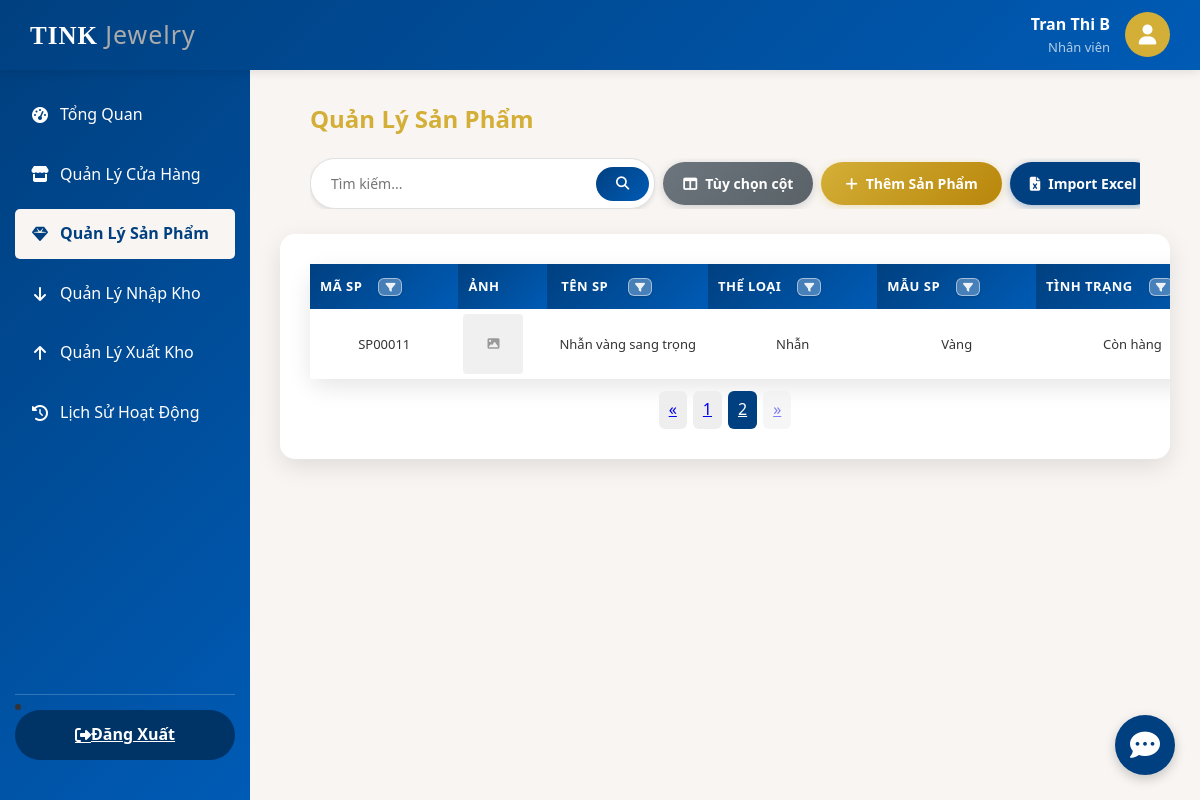
Page /admin/products.php?page=2 (signed in) on the committed database.
### tables this page shows
CREATE TABLE `sanpham` (
  `MaSP` char(7) NOT NULL,
  `TenSP` varchar(100) NOT NULL,
  `TheLoai` enum('Vòng tay','Vòng cổ','Khuyên tai','Nhẫn') NOT NULL,
  `MauSP` varchar(50) DEFAULT NULL,
  `TinhTrang` enum('Còn hàng','Hết hàng','Ngừng kinh doanh') DEFAULT 'Còn hàng',
  `SLTK` int(11) DEFAULT NULL CHECK (`SLTK` >= 0),
  `GiaBan` decimal(12,2) DEFAULT NULL CHECK (`GiaBan` > 0),
  `HinhAnh` varchar(255) DEFAULT NULL COMMENT 'Đường dẫn ảnh sản phẩm'
);

### admin/products.php (the view, shortened to what this page needs)
<?php
require_once '../config/db.php';
$userName = $_SESSION['username'] ?? 'Người dùng';
$userRole = $_SESSION['role'] ?? 'Nhân viên';
$search = $_GET['search'] ?? '';
$where = '';
$perPage = 10;
$page = isset($_GET['page']) ? max(1, (int)$_GET['page']) : 1;
$offset = ($page - 1) * $perPage;
$countStmt = $pdo->query("SELECT COUNT(*) as total FROM SANPHAM $where");
$totalRows = (int)($countStmt->fetch(PDO::FETCH_ASSOC)['total'] ?? 0);
$totalPages = max(1, (int)ceil($totalRows / $perPage));
$stmt = $pdo->prepare("SELECT * FROM SANPHAM $where ORDER BY MaSP LIMIT :limit OFFSET :offset");
$stmt->bindValue(':limit', $perPage, PDO::PARAM_INT);
$stmt->bindValue(':offset', $offset, PDO::PARAM_INT);
$stmt->execute();
$products = $stmt->fetchAll(PDO::FETCH_ASSOC);
?>
<!DOCTYPE html>
<html lang="vi">
<head>
    <link rel="stylesheet" href="../assets/css/style.css?v=<?php echo time(); ?>">
    <link rel="stylesheet" href="https://cdnjs.cloudflare.com/ajax/libs/font-awesome/6.4.0/css/all.min.css">
</head>
<body>
    <header class="header">
        <div class="logo">TINK <span>Jewelry</span></div>
        <div class="user-section">
            <div class="user-info">
                <div class="user-name"><?php echo htmlspecialchars($userName); ?></div>
                <div class="user-role"><?php echo htmlspecialchars($userRole); ?></div>
            </div>
            <div class="user-avatar"> <i class="fas fa-user"></i> </div>
        </div>
    </header>
    <div class="dashboard-layout">
    <?php require_once './sidebar.php'; ?>
 <main class="main-content">
    <div class="management-header">
        <div class="management-topbar">
            <h2>Quản Lý Sản Phẩm</h2>
            <div class="management-tools">
                <form method="GET" class="search-form">
                    <input type="text" placeholder="Tìm kiếm..." name="search" value="<?php echo htmlspecialchars($search); ?>">
                    <button type="submit" class="search-btn"><i class="fas fa-search"></i></button>
                </form>
                <button class="column-toggle-btn" onclick="openColumnToggle()">
                    <i class="fas fa-columns"></i> Tùy chọn cột
                </button>
                <button class="add-btn" onclick="addProduct()">
                    <i class="fas fa-plus"></i> Thêm Sản Phẩm
                </button>
                <button class="add-btn import-btn" onclick="openModal('importModal')">
                    <i class="fas fa-file-excel"></i> Import Excel
                </button>
            </div>
        </div>
    </div>
         <div class="management-container">
            <?php if (empty($products) && !$search): ?>
                <div style="text-align: center; padding: 40px;">
                    <p style="font-size: 18px; margin-bottom: 10px;">Chưa có sản phẩm nào trong hệ thống</p>
                    <button class="add-btn" onclick="addProduct()"><i class="fas fa-plus"></i> Thêm Sản Phẩm Đầu Tiên</button>
                </div>
            <?php else: ?>
                <table class="management-table" id="productsTable">
                    <thead>
                        <tr>
                            <th data-column="masp">
                                <div class="th-filter-wrapper">
                                    <span class="th-label">Mã SP</span>
                                    <button class="th-filter-btn" type="button">
                                        <i class="fas fa-filter caret"></i>
                                    </button>
                                </div>
                            </th>
                            <th data-column="hinhanh">Ảnh</th>
                            <th data-column="tensp">
                                <div class="th-filter-wrapper">
                                    <span class="th-label">Tên SP</span>
                                    <button class="th-filter-btn" type="button">
                                        <i class="fas fa-filter caret"></i>
                                    </button>
                                </div>
                            </th>
                            <th data-column="theloai">
                                <div class="th-filter-wrapper">
                                    <span class="th-label">Thể Loại</span>
                                    <button class="th-filter-btn" type="button">
                                        <i class="fas fa-filter caret"></i>
                                    </button>
                                </div>
                            </th>
                            <th data-column="mausp">
                                <div class="th-filter-wrapper">
                                    <span class="th-label">Mẫu SP</span>
                                    <button class="th-filter-btn" type="button">
                                        <i class="fas fa-filter caret"></i>
                                    </button>
                                </div>
                            </th>
                            <th data-column="tinhtrang">
                                <div class="th-filter-wrapper">
                                    <span class="th-label">Tình Trạng</span>
                                    <button class="th-filter-btn" type="button">
                                        <i class="fas fa-filter caret"></i>
                                    </button>
                                </div>
                            </th>
                        </tr>
                    </thead>
                    <tbody>
                        <?php foreach ($products as $product): ?>
                            <tr class="selectable-row" data-id="<?php echo htmlspecialchars($product['MaSP']); ?>" onclick="toggleRowSelection(this, event)">
                                <td data-column="masp"><?php echo htmlspecialchars($product['MaSP']); ?></td>
                                <td data-column="hinhanh" style="text-align: center; padding: 5px;">
                                    <?php if (!empty($product['HinhAnh']) && file_exists('../' . $product['HinhAnh'])): ?>
                                        <img src="../<?php echo htmlspecialchars($product['HinhAnh']); ?>"
                                             alt="<?php echo htmlspecialchars($product['TenSP']); ?>"
                                             class="product-thumbnail"
                                             onclick="viewImage('../<?php echo htmlspecialchars($product['HinhAnh']); ?>', '<?php echo htmlspecialchars($product['TenSP']); ?>')"
                                             style="width: 60px; height: 60px; object-fit: cover; border-radius: 4px; cursor: pointer; border: 1px solid #ddd;">
                                    <?php else: ?>
                                        <div style="width: 60px; height: 60px; background: #f0f0f0; border-radius: 4px; display: flex; align-items: center; justify-content: center; color: #999; font-size: 12px;">
                                            <i class="fas fa-image"></i>
                                        </div>
                                    <?php endif; ?>
                                </td>
                                <td data-column="tensp"><?php echo htmlspecialchars($product['TenSP']); ?></td>
                                <td data-column="theloai"><?php echo htmlspecialchars($product['TheLoai']); ?></td>
                                <td data-column="mausp"><?php echo htmlspecialchars($product['MauSP']); ?></td>
                                <td data-column="tinhtrang"><?php echo htmlspecialchars($product['TinhTrang']); ?></td>
                    </tr>
                    <?php endforeach; ?>
                </tbody>
            </table>
            <?php if ($totalPages > 1): ?>
            <div class="pagination" style="margin-top: 12px; display: flex; gap: 6px; flex-wrap: wrap; justify-content: center;">
                <?php
                    $baseUrl = 'products.php';
                    $params = $_GET;
                    unset($params['page']);
                    $queryBase = http_build_query($params);
                    function pageLink($p, $queryBase, $baseUrl) {
                        $q = $queryBase ? ($queryBase . '&page=' . $p) : ('page=' . $p);
                        return $baseUrl . '?' . $q;
                    }
                ?>
                <a href="<?php echo pageLink(max(1, $page-1), $queryBase, $baseUrl); ?>" class="btn" style="padding: 6px 10px; background:#eee; border-radius:6px;<?php echo $page==1?' pointer-events:none; opacity:.5;':''; ?>">«</a>
                <?php for ($p = 1; $p <= $totalPages; $p++): ?>
                    <a href="<?php echo pageLink($p, $queryBase, $baseUrl); ?>" class="btn" style="padding: 6px 10px; border-radius:6px; <?php echo $p==$page?'background: var(--primary); color:#fff;':'background:#eee;'; ?>">
                        <?php echo $p; ?>
                    </a>
                <?php endfor; ?>
                <a href="<?php echo pageLink(min($totalPages, $page+1), $queryBase, $baseUrl); ?>" class="btn" style="padding: 6px 10px; background:#eee; border-radius:6px;<?php echo $page==$totalPages?' pointer-events:none; opacity:.5;':''; ?>">»</a>
            </div>
            <?php endif; ?>
            <?php endif; ?>
        </div>
    </main>
    </div>
    <?php require_once 'chatbot_handler.php'; ?>
</body>
</html>

### rows in the picture
sanpham: MaSP "SP00011", TenSP "Nhẫn vàng sang trọng", TheLoai "Nhẫn", MauSP "Vàng", TinhTrang "Còn hàng"

### other values in the picture
$userName "Tran Thi B"
$userRole "Nhân viên"
$item['label'] "Tổng Quan"
$item['label'] "Quản Lý Cửa Hàng"
$item['label'] "Quản Lý Sản Phẩm"
$item['label'] "Quản Lý Nhập Kho"
$item['label'] "Quản Lý Xuất Kho"
$item['label'] "Lịch Sử Hoạt Động"
